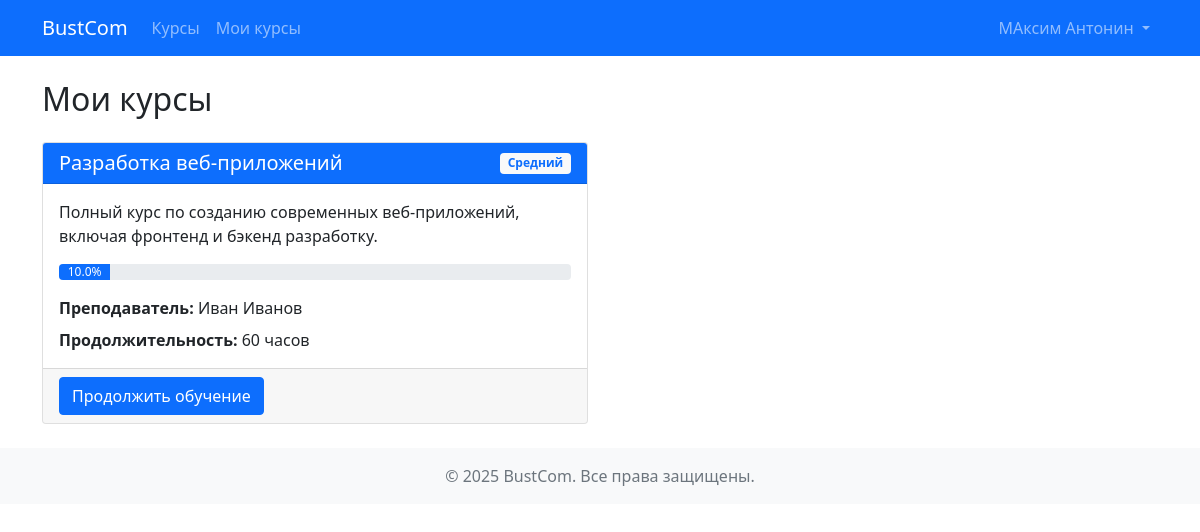
The page /my-courses/ (signed in) on the database its author committed.
### bustComProj/models.py (models this page shows, shortened)
class User(AbstractUser):
    ROLE_CHOICES = [
        ('admin', 'Администратор'),
        ('hr', 'HR-менеджер'),
        ('teacher', 'Преподаватель'),
        ('training_manager', 'Менеджер по обучению'),
        ('employee', 'Сотрудник')
    ]
    email = models.EmailField(unique=True)
    role = models.CharField(max_length=20, choices=ROLE_CHOICES, default='employee')
    is_blocked = models.BooleanField(default=False, verbose_name='Заблокирован')
    objects = UserManager()
    groups = models.ManyToManyField(
        'auth.Group',
        related_name="bustcomproj_user_groups",
        blank=True
    )
    user_permissions = models.ManyToManyField(
        'auth.Permission',
        related_name="bustcomproj_user_permissions",
        blank=True
    )
    def is_teacher(self):
        return self.role == 'teacher'
    class Meta:
        verbose_name = 'Пользователь'
        verbose_name_plural = 'Пользователи'

class Course(models.Model):
    LEVEL_CHOICES = [
        ('beginner', 'Начальный'),
        ('intermediate', 'Средний'),
        ('advanced', 'Продвинутый')
    ]
    title = models.CharField(max_length=100)
    description = models.TextField()
    duration = models.IntegerField(help_text='Продолжительность в часах')
    level = models.CharField(max_length=20, choices=LEVEL_CHOICES, default='beginner')
    teacher = models.ForeignKey(User, on_delete=models.CASCADE, related_name='courses')
    created_at = models.DateTimeField(auto_now_add=True)
    updated_at = models.DateTimeField(auto_now=True)
    class Meta:
        verbose_name = 'Курс'
        verbose_name_plural = 'Курсы'

### bustComProj/views.py (the view)
# urls.py: path('my-courses/', views.my_courses, name='my_courses'),
@login_required
def my_courses(request):
    enrollments = Enrollment.objects.filter(user=request.user).select_related('course')
    courses = [enrollment.course for enrollment in enrollments]
    for course in courses:
        total_lectures = Lecture.objects.filter(course=course).count()
        completed_lectures = CompletedLecture.objects.filter(
            user=request.user,
            lecture__course=course
        ).count()
        course.progress = (completed_lectures / total_lectures * 100) if total_lectures > 0 else 0
    return render(request, 'bustComProj/my_courses.html', {
        'courses': courses
    })

### bustComProj/templates/bustComProj/my_courses.html
{% extends 'base.html' %}
{% block content %}
<div class="container mt-4">
    <h2 class="mb-4">Мои курсы</h2>
    {% if courses %}
        <div class="row">
            {% for course in courses %}
                <div class="col-md-6 mb-4">
                    <div class="card h-100">
                        <div class="card-header bg-primary text-white d-flex justify-content-between align-items-center">
                            <h5 class="mb-0">{{ course.title }}</h5>
                            <span class="badge bg-light text-primary">{{ course.get_level_display }}</span>
                        </div>
                        <div class="card-body">
                            <p class="card-text">{{ course.description|truncatewords:30 }}</p>
                            <div class="progress mb-3">
                                <div class="progress-bar" role="progressbar" style="width: {{ course.progress }}%"
                                     aria-valuenow="{{ course.progress }}" aria-valuemin="0" aria-valuemax="100">
                                    {{ course.progress|floatformat:1 }}%
                                </div>
                            </div>
                            <div class="mt-3">
                                <strong>Преподаватель:</strong> {{ course.teacher.get_full_name }}
                            </div>
                            <div class="mt-2">
                                <strong>Продолжительность:</strong> {{ course.duration }} часов
                            </div>
                        </div>
                        <div class="card-footer">
                            <a href="{% url 'course_detail' course.id %}" class="btn btn-primary">Продолжить обучение</a>
                        </div>
                    </div>
                </div>
            {% endfor %}
        </div>
    {% else %}
        <div class="alert alert-info">
            <p>Вы еще не записаны ни на один курс.</p>
            <a href="{% url 'courses_list' %}" class="btn btn-primary mt-2">Просмотреть доступные курсы</a>
        </div>
    {% endif %}
</div>
{% endblock %}

### bustComProj/templates/base.html (shortened to what this page needs)
<!DOCTYPE html>
<html lang="ru">
<head>
    <link href="https://cdn.jsdelivr.net/npm/bootstrap@5.1.3/dist/css/bootstrap.min.css" rel="stylesheet">
    <link href="https://cdnjs.cloudflare.com/ajax/libs/font-awesome/6.0.0/css/all.min.css" rel="stylesheet">
</head>
<body>
    <nav class="navbar navbar-expand-lg navbar-dark bg-primary">
        <div class="container">
            <a class="navbar-brand" href="{% url 'home' %}">BustCom</a>
            <div class="collapse navbar-collapse" id="navbarNav">
                <ul class="navbar-nav me-auto">
                    <li class="nav-item">
                        <a class="nav-link" href="{% url 'courses_list' %}">Курсы</a>
                    </li>
                    {% if user.is_authenticated %}
                        <li class="nav-item">
                            <a class="nav-link" href="{% url 'my_courses' %}">Мои курсы</a>
                        </li>
                    {% endif %}
                </ul>
                <ul class="navbar-nav">
                    {% if user.is_authenticated %}
                        <li class="nav-item dropdown">
                            <a class="nav-link dropdown-toggle" href="#" id="navbarDropdown" role="button" data-bs-toggle="dropdown">
                                {{ user.get_full_name|default:user.username }}
                            </a>
                        </li>
                    {% endif %}
                </ul>
            </div>
        </div>
    </nav>
    <main>
        {% block content %}
        {% endblock %}
    </main>
    <footer class="footer mt-auto py-3 bg-light">
        <div class="container text-center">
            <span class="text-muted">© 2025 BustCom. Все права защищены.</span>
        </div>
    </footer>
</body>
</html>

### rows shown on the page
User: get_full_name "МАксим Антонин"
Course: title "Разработка веб-приложений", level "Средний", description "Полный курс по созданию современных веб-приложений, включая фронтенд и бэкенд разработку.", progress "10.0", teacher.get_full_name "Иван Иванов", duration "60"
